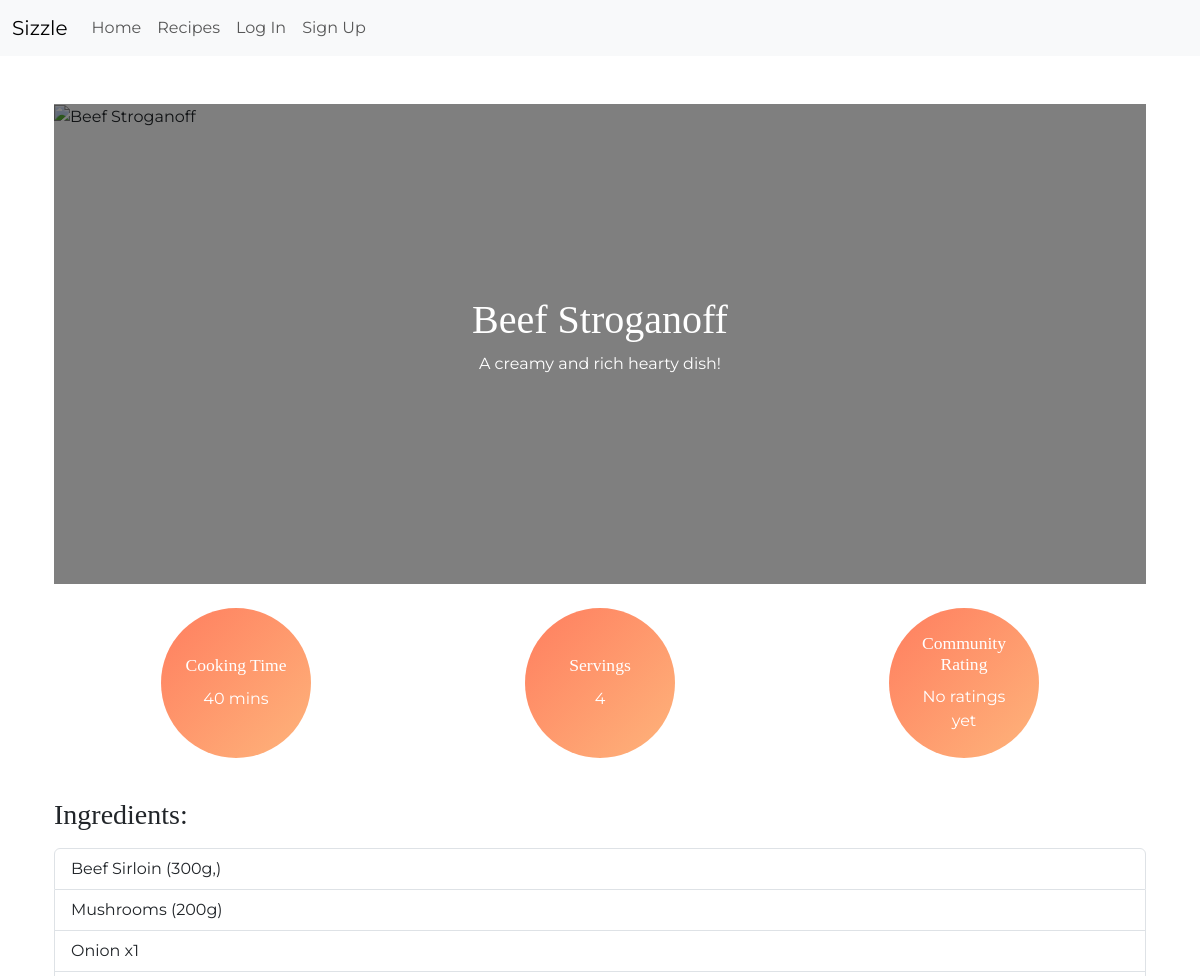
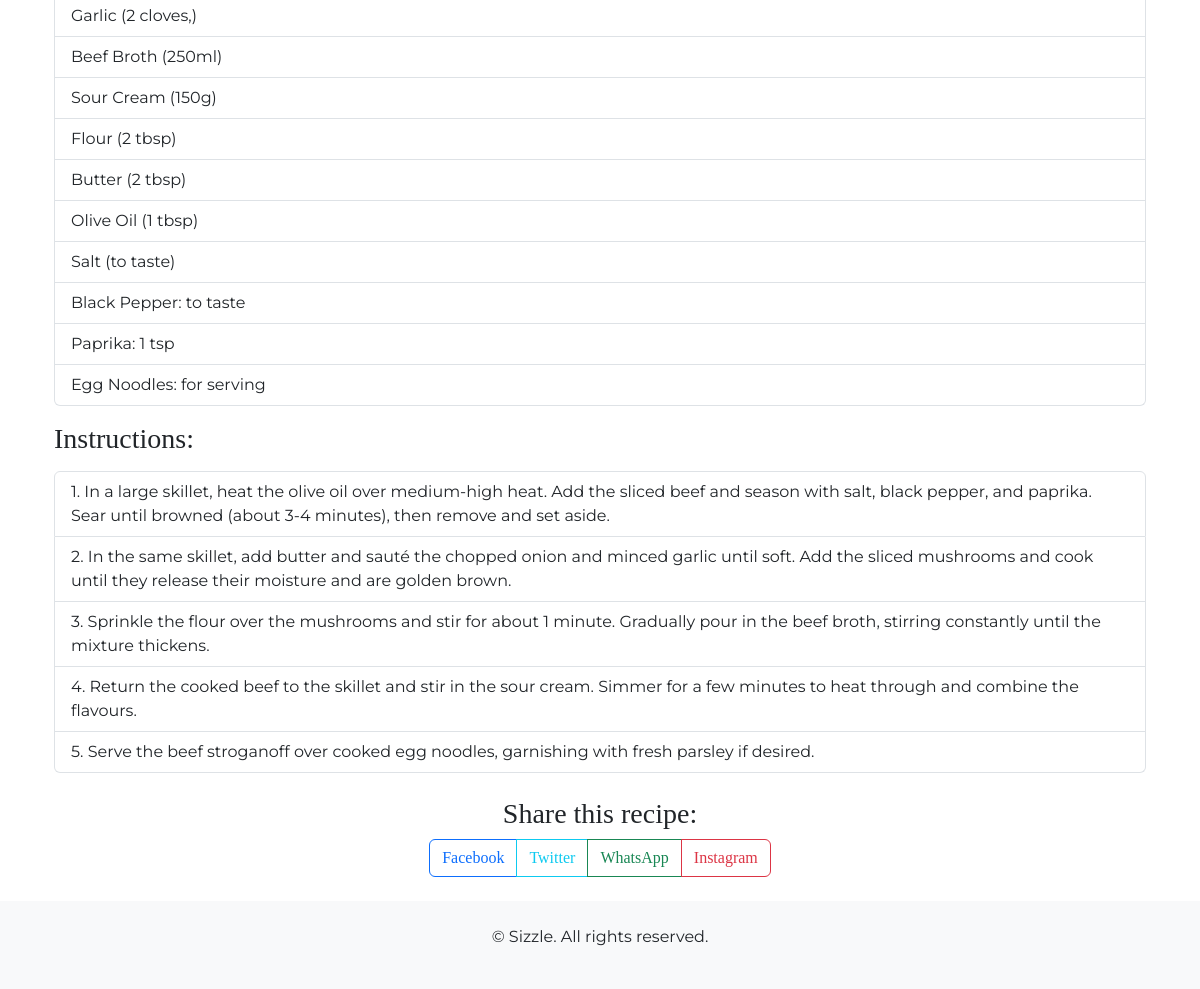
/recipe/beef-stroganoff-2a8540/, run on the app's committed database (2 pictures, top to bottom).
### recipes/models.py (models this page shows, shortened)
class Recipe(models.Model):
    title = models.CharField(max_length=40)
    slug = models.SlugField(max_length=35, unique=True)
    author = models.ForeignKey(User, on_delete=models.CASCADE, related_name="user_recipes")
    featured_image = CloudinaryField('image')
    description = models.TextField(max_length=45)
    ingredients = models.TextField(null=True, blank=True)
    instructions = models.TextField()
    cooking_time = models.IntegerField()
    servings = models.IntegerField()
    created_on = models.DateTimeField(auto_now_add=True)
    average_rating = models.FloatField(default=0)
    class Meta:
        ordering = ['-created_on']

### recipes/views.py (the view)
# urls.py: path('recipe/<slug:slug>/', views.recipe_detail, name='recipe_detail'), # Recipe detail page
def recipe_detail(request, slug):
    recipe = get_object_or_404(Recipe, slug=slug)
    existing_rating = None
    if request.user.is_authenticated:
        existing_rating = recipe.ratings.filter(user=request.user).first()
    if request.method == 'POST':
        if request.user.is_authenticated:
            rating_form = RatingForm(request.POST)
            if rating_form.is_valid():
                if existing_rating:
                    existing_rating.score = rating_form.cleaned_data['score']
                    existing_rating.save()
                    messages.success(request, 'Your rating has been updated!')
                else:
                    rating = rating_form.save(commit=False)
                    rating.recipe = recipe
                    rating.user = request.user
                    rating.save()
                    messages.success(request, 'Your rating has been submitted!')
                recipe.update_average_rating()
                return redirect('recipe_detail', slug=slug)
            else:
                messages.error(request, 'Please correct the errors below.')
        else:
            messages.error(request, 'You need to be logged in to rate this recipe.')
            rating_form = RatingForm()
    else:
        rating_form = RatingForm()
    return render(request, 'recipes/recipe_detail.html', {
        'recipe': recipe,
        'rating_form': rating_form,
        'existing_rating': existing_rating,
    })

### templates/recipes/recipe_detail.html (shortened to what this page needs)
{% extends 'base.html' %}
{% load custom_filters %}
{% block content %}
<div class="container mt-5">
    {% if recipe.featured_image %}
    <div class="hero-container mb-4">
        <img src="{{ recipe.featured_image.url }}" alt="{{ recipe.title }}" class="hero-image">
        <div class="hero-overlay">
            <div class="hero-text">
                <h1>{{ recipe.title }}</h1>
                <p>{{ recipe.description }}</p>
            </div>
        </div>
    </div>
    {% endif %}
    <div class="container mt-4">
        <div class="row text-center">
            <div class="col-12 col-md-4 mb-3">
                <div class="info-circle d-flex justify-content-center align-items-center mx-auto">
                    <div>
                        <h4>Cooking Time</h4>
                        <p>{{ recipe.cooking_time }} mins</p>
                    </div>
                </div>
            </div>
            <div class="col-12 col-md-4 mb-3">
                <div class="info-circle d-flex justify-content-center align-items-center mx-auto">
                    <div>
                        <h4>Servings</h4>
                        <p>{{ recipe.servings }}</p>
                    </div>
                </div>
            </div>
            <div class="col-12 col-md-4 mb-3">
                <div class="info-circle d-flex justify-content-center align-items-center mx-auto">
                    <div>
                        <h4>Community Rating</h4>
                        {% if recipe.average_rating %}
                        <p>{{ recipe.average_rating|floatformat:1 }} / 5</p>
                        {% else %}
                        <p>No ratings yet</p>
                        {% endif %}
                    </div>
                </div>
            </div>
        </div>
    </div>
    <div class="recipe-details my-4">
        <h3 class="my-2">Ingredients:</h3>
        <ul class="list-group my-3">
            {% for ingredient in recipe.ingredients.splitlines %}
            <li class="list-group-item">{{ ingredient }}</li>
            {% endfor %}
        </ul>
        <h3 class="my-2">Instructions:</h3>
        <ol class="list-group my-3">
            {% for instruction in recipe.instructions.splitlines %}
            <li class="list-group-item">{{ instruction }}</li>
            {% endfor %}
        </ol>
<div class="social-share text-center mt-4">
    <h3 class="my-2">Share this recipe:</h3>
    <div class="btn-group" role="group" aria-label="Social Media Share Buttons">
        <a href="https://www.facebook.com/sharer/sharer.php?u={{ request.build_absolute_uri }}" target="_blank"
            class="btn btn-outline-primary">Facebook</a>
        <a href="https://twitter.com/intent/tweet?text={{ recipe.title }}&url={{ request.build_absolute_uri }}"
            target="_blank" class="btn btn-outline-info">Twitter</a>
        <a href="https://api.whatsapp.com/send?text={{ recipe.title }} {{ request.build_absolute_uri }}"
            target="_blank" class="btn btn-outline-success">WhatsApp</a>
        <button class="btn btn-outline-danger" data-bs-toggle="modal" data-bs-target="#instagramModal">Instagram</button>
    </div>
</div>
{% endblock %}

### templates/base.html (shortened to what this page needs)
{% load static %}
<!DOCTYPE html>
<html lang="en">
<head>
    <link href="https://cdn.jsdelivr.net/npm/bootstrap@5.3.0-alpha1/dist/css/bootstrap.min.css" rel="stylesheet">
    <link rel="stylesheet" href="{% static 'css/style.css' %}">
</head>
<body>
    <header>
        <nav class="navbar navbar-expand-lg navbar-light bg-light">
            <div class="container-fluid">
                <a class="navbar-brand" href="{% url 'index' %}">Sizzle</a>
                <div class="collapse navbar-collapse" id="navbarNav">
                    <ul class="navbar-nav">
                        <li class="nav-item">
                            <a class="nav-link" href="{% url 'index' %}">Home</a>
                        </li>
                        <li class="nav-item">
                            <a class="nav-link" href="{% url 'recipe_list' %}">Recipes</a>
                        </li>
                        {% if user.is_authenticated %}
                        <li class="nav-item">
                            <a class="nav-link" href="{% url 'create_recipe' %}" class="btn btn-primary">Create a New
                                Recipe</a>
                        </li>
                        <li class="nav-item">
                            <a class="nav-link" href="{% url 'account_logout' %}">Log Out</a>
                        </li>
                        {% else %}
                        <li class="nav-item">
                            <a class="nav-link" href="{% url 'account_login' %}">Log In</a>
                        </li>
                        <li class="nav-item">
                            <a class="nav-link" href="{% url 'account_signup' %}">Sign Up</a>
                        </li>
                        {% endif %}
                    </ul>
                </div>
            </div>
        </nav>
    </header>
    <main class="container mt-4">
        {% block content %}{% endblock %}
    </main>
    <footer class="bg-light text-center py-4">
        <p>&copy; {{ current_year }} Sizzle. All rights reserved.</p>
    </footer>
</body>
</html>

### assets/css/style.css (style rules this page uses)
h1, h2, h3, h4, h5, .btn { font-family: 'Playfair Display', serif; }
body, p { font-family: 'Montserrat', sans-serif; }
.hero-container { position: relative; height: 60vh; overflow: hidden; }
.hero-image { width: 100%; height: 100%; object-fit: cover; }
.hero-overlay { position: absolute; top: 0; left: 0; right: 0; bottom: 0; background: rgba(0, 0, 0, 0.5); display: flex; justify-content: center; align-items: center; color: white; }
.hero-text { text-align: center; }
.info-circle { width: 150px; height: 150px; border-radius: 50%; background: linear-gradient(135deg, #ff7e5f, #feb47b); padding: 20px; text-align: center; }
.info-circle h4 { font-size: 1.1rem; margin-bottom: 10px; color: white; }
.info-circle p { margin-bottom: 0; color: white; }

### data on the page
Recipe: title "Beef Stroganoff", description "A creamy and rich hearty dish!", cooking_time "40", servings "4"

### other printed values
{{ ingredient }} "Beef Sirloin (300g,)" "Mushrooms (200g)" "Onion x1" "Garlic (2 cloves,)" "Beef Broth (250ml)" "Sour Cream (150g)" "Flour (2 tbsp)" "Butter (2 tbsp)" "Olive Oil (1 tbsp)" "Salt (to taste)" "Black Pepper: to taste" "Paprika: 1 tsp" "Egg Noodles: for serving"
{{ instruction }} "1. In a large skillet, heat the olive oil over medium-high heat. Add the sliced beef and season with salt, black pepper, and paprika. Sear until browned (about 3-4 minutes), then remove and set aside." "2. In the same skillet, add butter and sauté the chopped onion and minced garlic until soft. Add the sliced mushrooms and cook until they release their moisture and are golden brown." "3. Sprinkle the flour over the mushrooms and stir for about 1 minute. Gradually pour in the beef broth, stirring constantly until the mixture thickens." "4. Return the cooked beef to the skillet and stir in the sour cream. Simmer for a few minutes to heat through and combine the flavours." "5. Serve the beef stroganoff over cooked egg noodles, garnishing with fresh parsley if desired."
